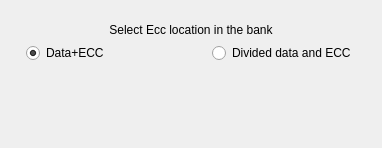
      <widget class="QWidget" name="banks_type">
       <layout class="QGridLayout" name="gridLayout_8" rowstretch="1,6,0">
        <item row="1" column="0">
         <spacer name="horizontalSpacer_7">
          <property name="orientation">
           <enum>Qt::Horizontal</enum>
          </property>
          <property name="sizeType">
           <enum>QSizePolicy::Fixed</enum>
          </property>
          <property name="sizeHint" stdset="0">
           <size>
            <width>15</width>
            <height>20</height>
           </size>
          </property>
         </spacer>
        </item>
        <item row="1" column="1">
         <layout class="QGridLayout" name="gridLayout_7" rowstretch="0,1,3,3" columnstretch="0,0" columnminimumwidth="0,0">
          <item row="2" column="0">
           <widget class="QRadioButton" name="radioButton_together">
            <property name="sizePolicy">
             <sizepolicy hsizetype="Expanding" vsizetype="Fixed">
              <horstretch>0</horstretch>
              <verstretch>0</verstretch>
             </sizepolicy>
            </property>
            <property name="text">
             <string>Data+ECC</string>
            </property>
            <property name="checked">
             <bool>true</bool>
            </property>
           </widget>
          </item>
          <item row="1" column="0" colspan="2">
           <widget class="QLabel" name="label_3">
            <property name="sizePolicy">
             <sizepolicy hsizetype="Preferred" vsizetype="Minimum">
              <horstretch>0</horstretch>
              <verstretch>0</verstretch>
             </sizepolicy>
            </property>
            <property name="layoutDirection">
             <enum>Qt::LeftToRight</enum>
            </property>
            <property name="text">
             <string>Select Ecc location in the bank</string>
            </property>
            <property name="alignment">
             <set>Qt::AlignCenter</set>
            </property>
           </widget>
          </item>
          <item row="2" column="1">
           <widget class="QRadioButton" name="radioButton_separated">
            <property name="sizePolicy">
             <sizepolicy hsizetype="Expanding" vsizetype="Fixed">
              <horstretch>0</horstretch>
              <verstretch>0</verstretch>
             </sizepolicy>
            </property>
            <property name="text">
             <string>Divided data and ECC</string>
            </property>
           </widget>
          </item>
          <item row="3" column="1">
           <widget class="QWidget" name="image_separated" native="true">
            <property name="styleSheet">
             <string notr="true">image: url(./pic/separated_vert.jpg);</string>
            </property>
           </widget>
          </item>
          <item row="3" column="0">
           <widget class="QWidget" name="image_together" native="true">
            <property name="minimumSize">
             <size>
              <width>180</width>
              <height>0</height>
             </size>
            </property>
            <property name="styleSheet">
             <string notr="true">image: url(./pic/together_vert.jpg);</string>
            </property>
           </widget>
          </item>
         </layout>
        </item>
        <item row="0" column="1">
         <spacer name="verticalSpacer_6">
          <property name="orientation">
           <enum>Qt::Vertical</enum>
          </property>
          <property name="sizeHint" stdset="0">
           <size>
            <width>20</width>
            <height>40</height>
           </size>
          </property>
         </spacer>
        </item>
        <item row="2" column="1">
         <spacer name="verticalSpacer_7">
          <property name="orientation">
           <enum>Qt::Vertical</enum>
          </property>
          <property name="sizeHint" stdset="0">
           <size>
            <width>20</width>
            <height>40</height>
           </size>
          </property>
         </spacer>
        </item>
        <item row="1" column="2">
         <spacer name="horizontalSpacer_8">
          <property name="orientation">
           <enum>Qt::Horizontal</enum>
          </property>
          <property name="sizeType">
           <enum>QSizePolicy::Fixed</enum>
          </property>
          <property name="sizeHint" stdset="0">
           <size>
            <width>15</width>
            <height>20</height>
           </size>
          </property>
         </spacer>
        </item>
       </layout>
      </widget>
